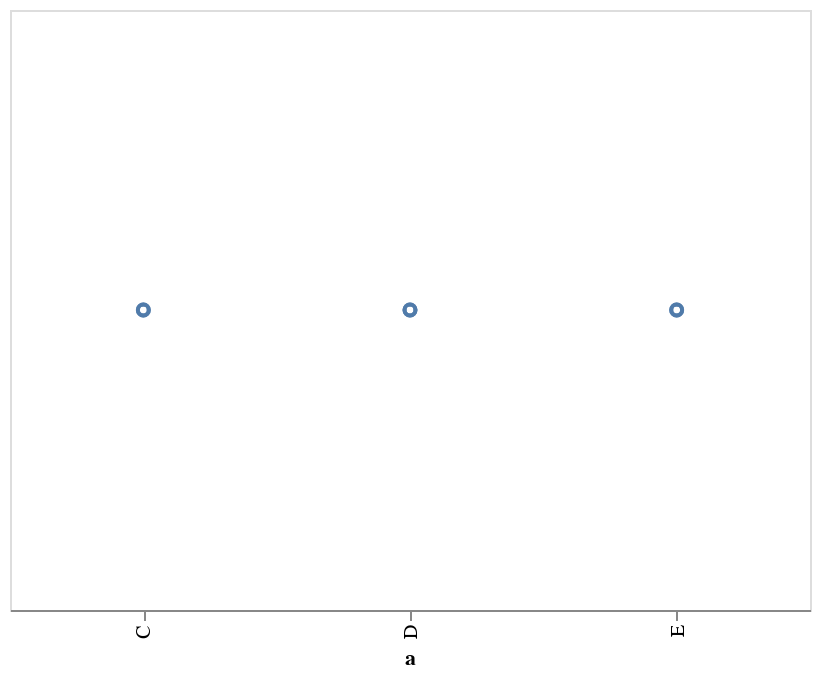

Notebook source saved alongside this figure:
### Code cell
alt.Chart(data).mark_point().encode(
    x='a',
)

### Figure 1 — Vega-Lite specification as saved in the notebook (floating-point values rounded to 4 significant figures)
{"$schema": "https://vega.github.io/schema/vega-lite/v3.3.0.json", "config": {"mark": {"tooltip": null}, "view": {"height": 300, "width": 400}}, "data": {"name": "data-347f1284ea3247c0f55cb966abbdd2d8"}, "datasets": {"data-347f1284ea3247c0f55cb966abbdd2d8": [{"a": "C", "b": 2}, {"a": "C", "b": 7}, {"a": "C", "b": 4}, {"a": "D", "b": 1}, {"a": "D", "b": 2}, {"a": "D", "b": 6}, {"a": "E", "b": 8}, {"a": "E", "b": 4}, {"a": "E", "b": 7}]}, "encoding": {"x": {"field": "a", "type": "nominal"}}, "mark": "point"}
